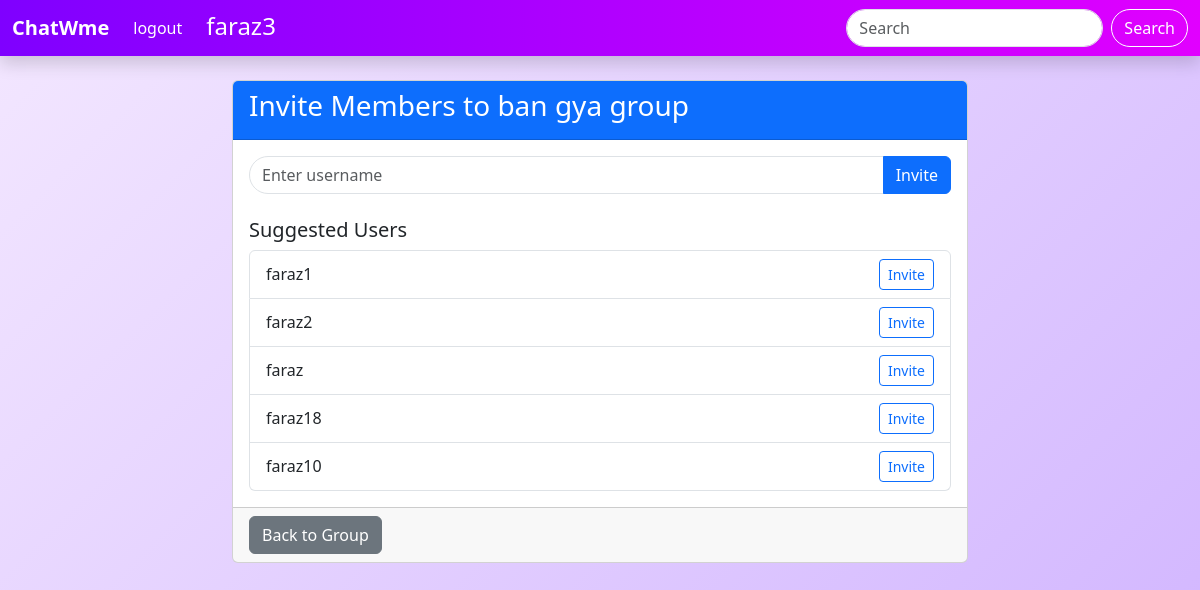
The page /groups/ban-gya-group/invite/ (signed in) on the database its author committed.
### accounts/models.py (models this page shows)
class CustomUser(AbstractUser):
    avatar= models.FileField(upload_to=user_avatar_path, blank=True, null=True, default='accounts/avatars/default.png')
    bio = models.TextField(blank=True, null=True)
    name= models.CharField(max_length=100, default="user")

### chat/models.py (models this page shows, shortened)
class GroupChatRoom(models.Model):
    name = models.CharField(max_length=100)
    description = models.TextField(blank=True, null=True)
    slug = models.SlugField(unique=True)
    created_at = models.DateTimeField(default=timezone.now)
    admin = models.ForeignKey(User, on_delete=models.CASCADE, related_name='admin_of')

### chat/views.py (the view, shortened to what this page needs)
# urls.py: path('groups/<slug:slug>/invite/', views.invite_to_group, name='invite_to_group'),
@login_required
def invite_to_group(request, slug):
    group = get_object_or_404(GroupChatRoom, slug=slug)
    is_admin = GroupMembership.objects.filter(
        user=request.user,
        group=group,
        is_admin=True
    ).exists()
    if not is_admin:
        messages.error(request, "Only admins can invite users")
        return redirect('group_chat', slug=slug)
    existing_members = GroupMembership.objects.filter(group=group).values_list('user', flat=True)
    potential_members = User.objects.exclude(id__in=existing_members)
    return render(request, 'chat/invite_to_group.html', {
        'group': group,
        'potential_members': potential_members
    })

### chat/templates/chat/invite_to_group.html (shortened to what this page needs)
{% extends "chat/base.html" %}
{% block start %}
<div class="container mt-4">
  <div class="row">
    <div class="col-md-8 offset-md-2">
      <div class="card">
        <div class="card-header bg-primary text-white">
          <h3>Invite Members to {{ group.name }}</h3>
        </div>
        <div class="card-body">
          <form method="post" class="mb-4">
            <div class="input-group">
              <input type="text" class="form-control" name="username" placeholder="Enter username" required>
              <button type="submit" class="btn btn-primary">
                 Invite
              </button>
            </div>
          </form>
          <h5>Suggested Users</h5>
          <ul class="list-group">
            {% for user in potential_members %}
              <li class="list-group-item d-flex justify-content-between align-items-center">
                {{ user.username }}
                <form method="post" style="display: inline;">
                  <button type="submit" class="btn btn-sm btn-outline-primary">Invite</button>
                </form>
              </li>
            {% empty %}
              <li class="list-group-item text-muted">No other users to invite</li>
            {% endfor %}
          </ul>
        </div>
        <div class="card-footer">
          <a href="{% url 'group_chat' group.slug %}" class="btn btn-secondary">
             Back to Group
          </a>
        </div>
      </div>
    </div>
  </div>
</div>
{% endblock %}

### chat/templates/chat/base.html (shortened to what this page needs)
<!DOCTYPE html>
<html lang="en">
<head>
  <link href="https://cdn.jsdelivr.net/npm/bootstrap@5.3.5/dist/css/bootstrap.min.css" rel="stylesheet"
>
</head>
<body>
  <nav class="navbar navbar-expand-lg shadow">
    <div class="container-fluid">
      <a class="navbar-brand fw-bold" href="/">ChatWme</a>
      <div class="collapse navbar-collapse" id="navbarSupportedContent">
        <ul class="navbar-nav me-auto mb-2 mb-lg-0">
          {% if not user.is_authenticated %}
          <li class="nav-item">
            <a class="nav-link active" aria-current="page" href="{% url 'home' %}">Register</a>
          </li>
          {% else %}
          <li class="nav-item">
            <a class="nav-link" href="{% url 'logout' %}">logout</a>
          </li>
          <h4 class="mx-3 my-1">{{ user.username }}</h4>
          {% endif %}
        </ul>
        <form class="d-flex" role="search" method="GET" action="{% url 'search' %}">
          <input class="form-control me-2" type="search" placeholder="Search" aria-label="Search" name="searchkey">
          <button class="btn btn-outline-success" type="submit">Search</button>
        </form>
      </div>
    </div>
  </nav>
  {% block start %}
  {% endblock %}
</body>
</html>

### chat/templates/chat/base.html (style rules this page uses)
body { background: linear-gradient(135deg, #f3e7ff, #d0b3ff); min-height: 100vh; font-family: 'Segoe UI', Tahoma, Geneva, Verdana, sans-serif; }
.navbar { background: linear-gradient(90deg, #7f00ff, #e100ff); }
.navbar-brand, .nav-link, h4 { color: white !important; }
form .form-control { border-radius: 20px; }
form .btn-outline-success { border-radius: 20px; color: white; border-color: white; }

### rows shown on the page
CustomUser: username "faraz3"
GroupChatRoom: name "ban gya group"
CustomUser: username "faraz1"
CustomUser: username "faraz2"
CustomUser: username "faraz"
CustomUser: username "faraz18"
CustomUser: username "faraz10"
